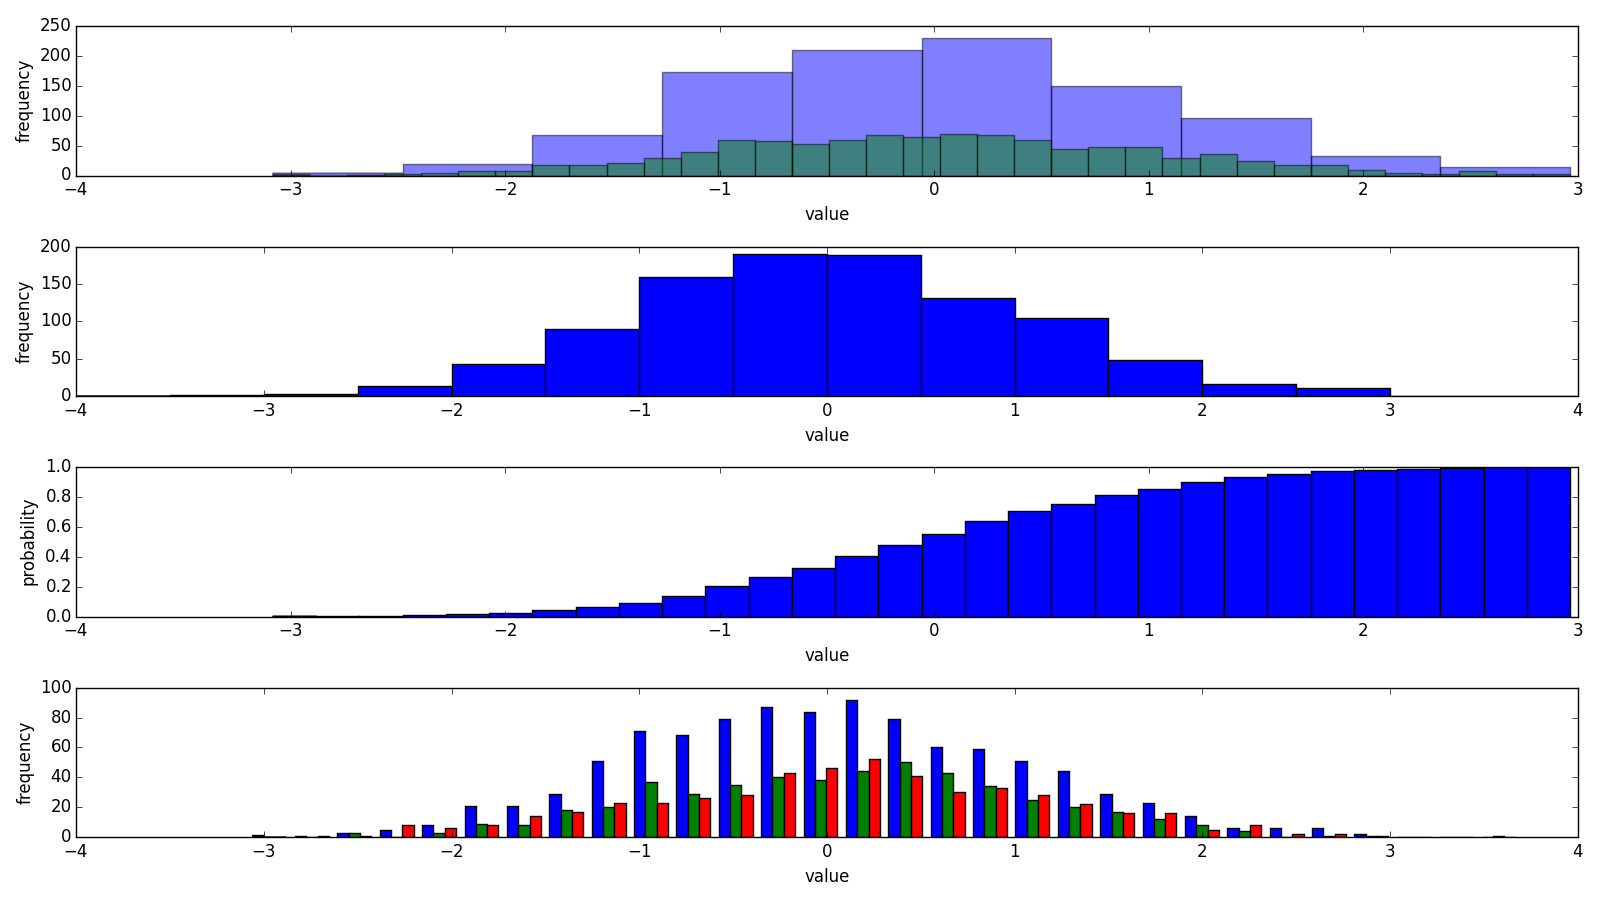

Python code for this plot:
#!/usr/bin/env python3
# -*- coding: utf-8 -*-

# See:
# - http://bespokeblog.wordpress.com/2011/07/11/basic-data-plotting-with-matplotlib-part-3-histograms/  (nice introduction)
# - http://matplotlib.org/examples/pylab_examples/histogram_demo_extended.html
# - http://matplotlib.org/api/pyplot_api.html#matplotlib.pyplot.hist
# - http://matplotlib.org/users/image_tutorial.html

import numpy as np
import matplotlib.pyplot as plt

# SETUP #######################################################################

# histtype : [‘bar’ | ‘barstacked’ | ‘step’ | ‘stepfilled’]
HIST_TYPE='bar'
ALPHA=0.5

# MAKE DATA ###################################################################

gaussian_numbers_list_1 = np.random.normal(size=1000)
gaussian_numbers_list_2 = np.random.normal(size=500)
gaussian_numbers_list_3 = np.random.normal(size=500)

# INIT FIGURE #################################################################

fig = plt.figure(figsize=(16.0, 9.0))

ax1 = fig.add_subplot(411)
ax2 = fig.add_subplot(412)
ax3 = fig.add_subplot(413)
ax4 = fig.add_subplot(414)

# AX1 #########################################################################

res_tuple = ax1.hist(gaussian_numbers_list_1, histtype=HIST_TYPE, alpha=ALPHA)
print(res_tuple)

res_tuple = ax1.hist(gaussian_numbers_list_1, bins=35, histtype=HIST_TYPE, alpha=ALPHA)
ax1.set_xlabel("value")
ax1.set_ylabel("frequency")
print(res_tuple)

# AX2 #########################################################################

# Create a histogram by providing the bin edges (equally spaced here)
bins = [-4.0, -3.5, -3.0, -2.5, -2.0, -1.5, -1.0, -0.5, 0.0, 0.5, 1.0, 1.5, 2.0, 2.5, 3.0, 3.5, 4.0]
res_tuple = ax2.hist(gaussian_numbers_list_1, bins=bins, histtype=HIST_TYPE)
ax2.set_xlabel("value")
ax2.set_ylabel("frequency")
print(res_tuple)

# AX3 #########################################################################

res_tuple = ax3.hist(gaussian_numbers_list_1, bins=30, histtype=HIST_TYPE, normed=True, cumulative=True)
ax3.set_ylim([0., 1.])
ax3.set_xlabel("value")
ax3.set_ylabel("probability")
print(res_tuple)

# AX4 #########################################################################

res_tuple = ax4.hist([gaussian_numbers_list_1, gaussian_numbers_list_2, gaussian_numbers_list_3], bins=30, histtype=HIST_TYPE)
ax4.set_xlabel("value")
ax4.set_ylabel("frequency")
print(res_tuple)

# SHOW AND SAVE FILE ##########################################################

plt.tight_layout()

plt.savefig("hist.png")
plt.show()
